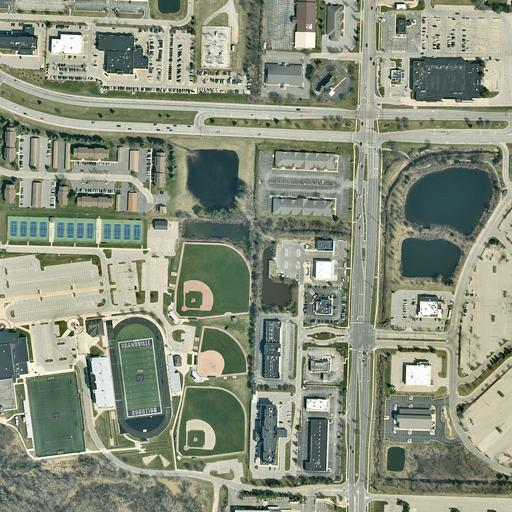
#> input picture dataset_images/1.jpg, 512 x 512 px, found by its file name; its folder holds only this picture in this run
$ python stadium_identified_images.py
#> lines starting #> are read from the running program, lines starting #| are printed output that depends on the picture; after the words box and inside, x2 and y2 are one past the last pixel; in counts of white or black regions, pixels touching at a corner belong together
import os
import cv2
import re

# Step 1: Create a folder to save identified images if it doesn't exist
output_folder = 'identified_images'
if not os.path.exists(output_folder):
    os.makedirs(output_folder)

# Path to the folder containing your images
image_folder = '/home/yasheerah/vlm_drone/dataset_images'  # Replace with your image folder path

# Path to the text file containing the coordinates
text_file_path = '/home/yasheerah/vlm_drone/stadium_coordinates.txt'  # Replace with your text file path

# Regular expression to extract coordinates from the text
coord_pattern = re.compile(r'x(\d+)="([\d.]+)" y(\d+)="([\d.]+)"')

# Step 2: Read the text file and process each line
with open(text_file_path, 'r') as file:
#> (reads stadium_coordinates.txt from the repository)
    lines = file.readlines()

for line in lines:
    # Step 3: Extract the image number and stadium data
    parts = line.strip().split(',', 1)
    image_num = parts[0].strip()
    stadium_data = parts[1].strip()

    # Check if there are stadiums in the image
    if 'There are none' in stadium_data:
        continue  # Skip images without stadiums

    # Load the corresponding image
    image_path = os.path.join(image_folder, f'{image_num}.jpg')
    image = cv2.imread(image_path)
#> image is the input picture: shape (512, 512, 3); mean B, G, R 125.1, 143.7, 136.9

    if image is None:
        print(f"Warning: Image {image_num}.jpg not found!")
        continue

    # Get the image dimensions (width, height)
    height, width, _ = image.shape
#> height = 512; width = 512

    # Step 4: Extract stadium coordinates from the stadium data
    stadium_coords = coord_pattern.findall(stadium_data)

    # Convert the coordinates to pixel values and mark them on the image
    for coord in stadium_coords:
        x_normalized = float(coord[1])
        y_normalized = float(coord[3])

        # Convert normalized coordinates to pixel coordinates
        x_pixel = int(x_normalized * width / 100)
        y_pixel = int(y_normalized * height / 100)

        # Draw a circle at the stadium location
        cv2.circle(image, (x_pixel, y_pixel), radius=10, color=(0, 0, 255), thickness=2)
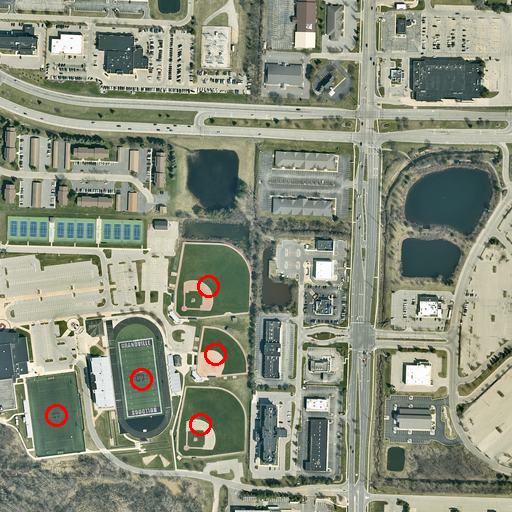
#> image: shape (512, 512, 3); 0.37% of pixels changed, all inside (x1, y1, x2, y2) = (45, 275, 227, 436)

    # Step 5: Save the modified image to the 'identified_images' folder
    output_image_path = os.path.join(output_folder, f'{image_num}_identified.jpg')
    cv2.imwrite(output_image_path, image)
    print(f"Stadiums marked in image {image_num}.jpg and saved as {output_image_path}")
